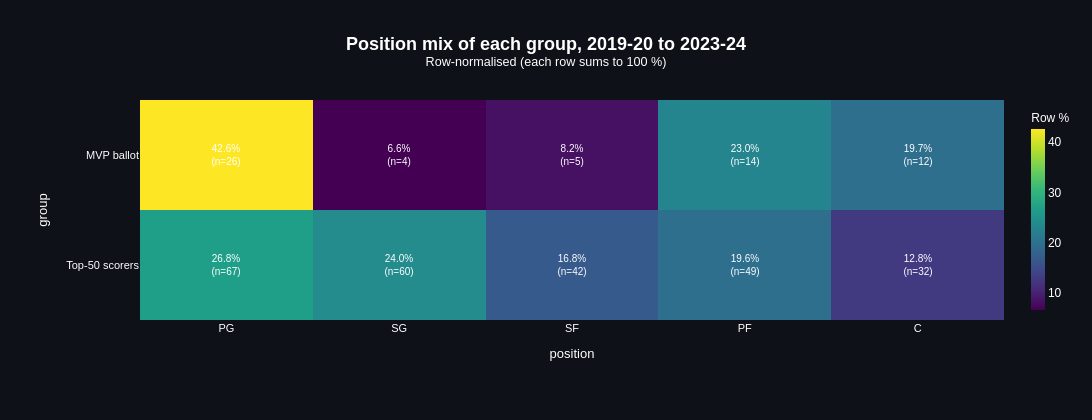

The notebook cell this image was saved under:
### Markdown cell above
## Is any of this about height, or is it all about position?

Height in the NBA is close to a restatement of position. If the two groups are
built from different position mixes, their heights differ automatically and the
comparison above says nothing that "the ballot has more centres" would not have
said more directly.

Two things settle it. First, what each group is made of. Second, whether the
ballot is taller than the top 50 *within* a position, where the mix cannot
matter.

### Code cell
cross_tab_heatmap(
    groups, col1="group", col2="position",
    normalize="row", show_counts=True,
    title="Position mix of each group, 2019-20 to 2023-24",
    height=420,
)

### Figure 1 — Plotly figure (JSON) as saved in the notebook; plotly's stock layout.template omitted (floating-point values rounded to 4 significant figures)
{"data": [{"colorbar": {"outlinewidth": 0, "thickness": 14, "tickfont": {"color": "white", "family": "Arial"}, "title": {"font": {"color": "white", "family": "Arial", "size": 12}, "text": "Row %"}}, "colorscale": [[0.0, "#440154"], [0.1111, "#482878"], [0.2222, "#3e4989"], [0.3333, "#31688e"], [0.4444, "#26828e"], [0.5556, "#1f9e89"], [0.6667, "#35b779"], [0.7778, "#6ece58"], [0.8889, "#b5de2b"], [1.0, "#fde725"]], "customdata": [[26.0, 4.0, 5.0, 14.0, 12.0], [67.0, 60.0, 42.0, 49.0, 32.0]], "hovertemplate": "<b>group</b>: %{y}<br><b>position</b>: %{x}<br>Row %: %{z:.1f}%<br>n = %{customdata:,}<extra></extra>", "text": [["42.6%<br>(n=26)", "6.6%<br>(n=4)", "8.2%<br>(n=5)", "23.0%<br>(n=14)", "19.7%<br>(n=12)"], ["26.8%<br>(n=67)", "24.0%<br>(n=60)", "16.8%<br>(n=42)", "19.6%<br>(n=49)", "12.8%<br>(n=32)"]], "textfont": {"color": "white", "family": "Arial", "size": 10}, "texttemplate": "%{text}", "type": "heatmap", "x": ["PG", "SG", "SF", "PF", "C"], "y": ["MVP ballot", "Top-50 scorers"], "z": [[42.62, 6.557, 8.197, 22.95, 19.67], [26.8, 24.0, 16.8, 19.6, 12.8]]}], "layout": {"font": {"color": "white", "family": "Arial"}, "height": 420, "margin": {"b": 100, "l": 140, "r": 80, "t": 100}, "paper_bgcolor": "#0e1117", "plot_bgcolor": "#1a1a1a", "title": {"font": {"color": "white", "family": "Arial", "size": 18}, "text": "<b>Position mix of each group, 2019-20 to 2023-24</b><br><sup>Row-normalised (each row sums to 100 %)</sup>", "x": 0.5, "xanchor": "center"}, "width": 1400, "xaxis": {"side": "bottom", "tickfont": {"size": 11}, "title": {"font": {"size": 13}, "text": "position"}}, "yaxis": {"autorange": "reversed", "tickfont": {"size": 11}, "title": {"font": {"size": 13}, "text": "group"}}}}
